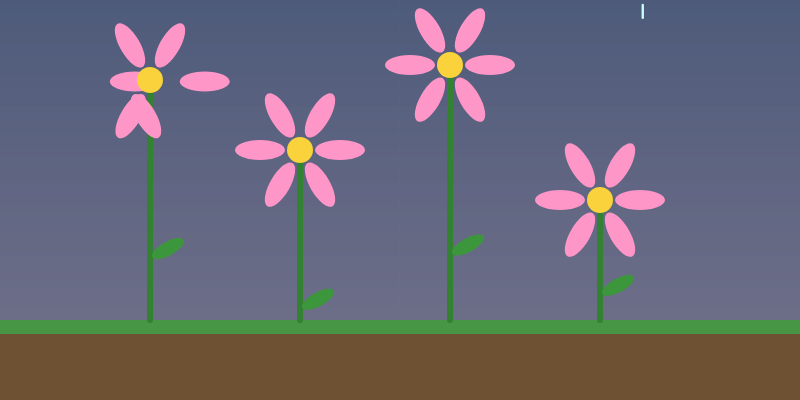
Frame 1 (no input)
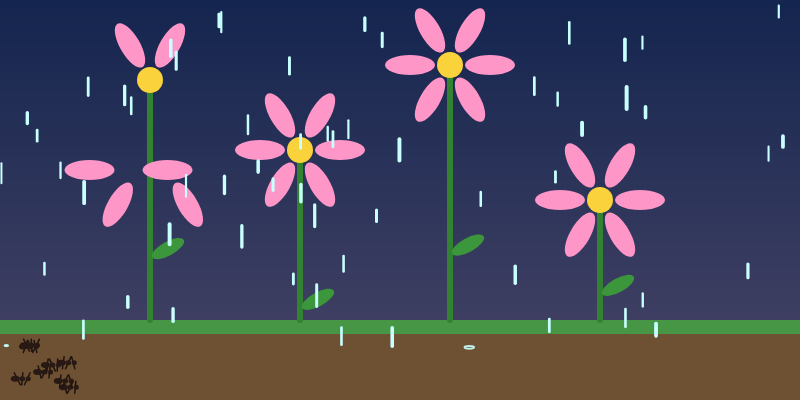
Frame 60 (no input)
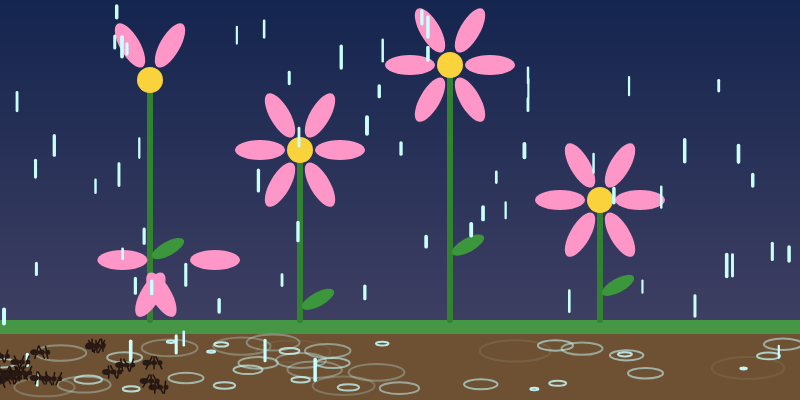
Frame 120 (the mouse pressed at the canvas centre since frame 60)

The p5.js sketch that drew these frames (run headless with seeded random() and noise() and a simulated clock; from frame 60 on, the mouse is pressed at the canvas centre):

// p5.js sketch
// ── sketch.js

let nightTop, nightBottom;
let dayTop, dayBottom;

// let  bottom = 380;
// let bottom = bottom - 25;

let bottom;
// let bottom;

let prevMin = -1;
let ants = [];

let prevSec = -1;
let raindrops = [];
let ripples = [];

let flows = [];
let petals = [];

let numPetals = 6;
// let petalSize = 60;
// let origX;
// let origY;
// let fell;

function setup() {
    createCanvas(800, 400);

    nightTop = color(10, 15, 45);
    nightBottom = color(45, 30, 70);

    dayTop = color(70, 140, 240);
    dayBottom = color(200, 255, 255);

    bottom = height - 80;
    // bottom = bottom;

    flower(150, 80);
    flower(300, 150);
    flower(450, 65);
    flower(600, 200);
    // noLoop();
}

function draw() {
    sky();
    ground();

    for(let f of flows){
        stem(f);
    }

    updatePet();

    for(let p of petals){
        makePet(p);
    }

    for(let f of flows){
        pistil(f);
    }

    createRain();
    rainfall();
    createRip();

    createAnts();
    moveAnts();
    // spawnAnt();

    // x = width / 2;
    // y = height / 2;
    // flower(x, y, numPetals, petalSize);
}

function sky(){
    // background(0, 0, 50);
    // let time = hour() + minute() / 60;
    // let day = 1 - abs(t - 12) / 12;
    // want to use lerp to draw horizontal sky gradient
    let h = hour();
    let dayFraction = map(h, 0, 23, 0, 1);
    
    let currentTop = lerpColor(nightTop, dayTop, dayFraction);
    let currentBottom = lerpColor(nightBottom, dayBottom, dayFraction);

    for(let y = 0; y < height; y++){
        let amt = map(y, 0, height, 0, 1);
        let c = lerpColor(currentTop, currentBottom, amt);
        stroke(c);
        line(0, y, width, y);   
    }
}

function createRain(){
    let currentSec = millis();
    if(currentSec != prevSec){
        raindrops.push({
            xPos: random(width), yPos: 0,
            speed: random(4, 7),
            size: random(10, 22), weight: random(2, 4),
            endFall: random(bottom + 20, height - 10)
        });
        prevSec = currentSec;
    }
}

function rainfall(){
    stroke(200, 255, 255);
    for(let i = raindrops.length - 1; i >= 0; i--){
        let r = raindrops[i];
        r.yPos += r.speed;

        if(r.yPos + r.size >= r.endFall){
            ripples.push({
                xPos: r.xPos, yPos: r.endFall,
                size: 2, alpha: 255
            });
            raindrops.splice(i, 1);
            continue;
        }

        strokeWeight(r.weight);
        // strokeWeight(6);
        line(r.xPos, r.yPos, r.xPos, r.yPos + r.size);
    }
}

function createRip(){
    noFill();
    strokeWeight(2);
    for(let i = ripples.length - 1; i >= 0; i--){
        let rip = ripples[i];
        rip.size += 1.5;
        rip.alpha -= 5;

        if(rip.alpha <= 0){
            ripples.splice(i, 1);
            continue;
        }

        stroke(200, 255, 255, rip.alpha);
        ellipse(rip.xPos, rip.yPos, rip.size, rip.size * 0.3);
    }
}

// function createAnts(){
//     let currentMin = minute();
//     if(currentMin != prevMin){
//         let antGroup = floor(currentMin / 5);
//         let noGroup = currentMin % 5;

//         for(let i = 0; i < antGroup; i++){
//             ants.push({
//                 xPos: random(-300, -60), yPos: random(bottom + 25, height - 12),
//                 speed: random(0.4, 0.8), step: random(TWO_PI),
//                 holder: true
//             });
//         }

//         for(let i = 0; i < noGroup; i++){
//             ants.push({
//                 xPos: random(-300, 0), yPos: random(bottom + 25, height - 12),
//                 speed: random(0.5, 1.5), step: random(TWO_PI),
//                 holder: false
//             });
//         }
//         prevMin = currentMin;
//     }
// }

function createAnts(){
    let currentMin = minute();
    if(currentMin != prevMin){
        for(let i = 0; i < currentMin; i++){
            ants.push({
                xPos: -random(0, 300), yPos: random(bottom + 25, height - 12),
                speed: random(0.5, 1.5), step: random(TWO_PI)
            })
        }
        prevMin = currentMin;
    }
}

// function moveAnts(){
//     for(let i = ants.length - 1; i >= 0; i--){
//         ants[i].xPos += ants[i].speed;
//         ants[i].step += 0.2;

//         if(ants[i].xPos > width + 60){
//             ants.splice(i, 1);
//         }
//     }
// }

function moveAnts(){
    for(let i = ants.length - 1; i >= 0; i--){
        let a = ants[i];
        a.xPos += a.speed;
        a.step += a.speed * 0.6;

        if(a.xPos > width + 20){
            ants.splice(i, 1);
        } else{
            spawnAnt(a);
        }
    }
}

// function spawnAnt(a){
//     for(let a of ants){
//         push();
//         translate(a.xPos, a.yPos);

//         if(a.holder){
//             holderGroup(a.step);
//         } else{
//             singleAnt(a.step);
//         }
//         pop();
//     }
// }

function spawnAnt(a){
    push();
    translate(a.xPos, a.yPos);

    stroke(30, 20, 15);
    strokeWeight(1.5);
    for(let i = 0; i < 3; i++){
        let legX = (i - 1) * 5;
        let wiggle = sin(a.step + i * 8) * 3;
        line(legX, 0, legX + wiggle, 6);
        line(legX, 0, legX - wiggle, -6);
    }

    noStroke();
    fill(40, 25, 20);
    ellipse(-7, 0, 9, 6) //abdomen
    ellipse(0, 0, 6, 5); //thorax
    ellipse(6, 0, 5, 5); //head
    pop();
}

function holderGroup(step){
    for(let i = 0; i < 5; i++){
        push();
        translate((i - 2) * 12, 0);
        singleAnt(step + i);
        pop();
    }
}

function singleAnt(step){
    stroke(30, 20, 15);
    strokeWeight(1.5);
    for(let i = 0; i < 3; i++){
        let legX = (i - 1) * 5;
        let wiggle = sin(step + i * 8) * 3;
        line(legX, 0, legX + wiggle, 6);
        line(legX, 0, legX - wiggle, -6);
    }

    noStroke();
    fill(40, 25, 20);
    ellipse(-7, 0, 9, 6); //abdomen
    ellipse(0, 0, 6, 5); //thorax
    ellipse(6, 0, 5, 5);
}

function ground(){
    noStroke();
    fill(110, 80, 50);
    rect(0, bottom, width, height - bottom);
    fill(70, 150, 70);
    rect(0, bottom, width, 14);
}

function flower(xPos, yPos){
    flows.push({ flowX: xPos, flowY: yPos, leafPos: random(100) });

    for(let i = 0; i < numPetals; i++){
        let angle = (TWO_PI / 6) * i;
        let petX = xPos + cos(angle) * 40;
        let petY = yPos + sin(angle) * 40;
        petals.push({
            origX: petX, origY: petY,
            petX: petX, petY: petY,
            angle: angle,
            swooshWidth: 25, swooshSpeed: 0.03,
            offset: cos(petX),
            fell: false
        });
    }
}

function stem(f){
    stroke(50, 130, 50);
    strokeWeight(6);
    line(f.flowX, f.flowY, f.flowX, bottom);
    // rect(100, 100, 100);

    noStroke();
    fill(60, 150, 60);
    push();
    translate(f.flowX + 18,  bottom - f.leafPos);
    rotate(-0.5);
    ellipse(0, 0, 36, 14);
    pop();
}

function pistil(f){
    noStroke();
    fill(250, 210, 60);
    ellipse(f.flowX, f.flowY, 26, 26);
}

function updatePet(){
    let hPass = hour();
    for(let i = 0; i < petals.length; i++){
        let p = petals[i];
        p.fell = i < hPass;

        if(p.fell && p.petY < bottom){
            p.petY += 1.5;
            p.petX = p.origX + sin(p.petY * p.swooshSpeed + p.offset) * p.swooshWidth;
        } else if(!p.fell){
            p.petX = p.origX;
            p.petY = p.origY;
        }
    }
}

function makePet(p){
    push();
    translate(p.petX, p.petY);
    rotate(p.angle);
    noStroke();
    // fill(255, 105, 180);
    // fill(p.fell ? colorFactor(200, 105, 200) : colorFactor(255, 150, 200));
    if(p.petY >= bottom - 10){
        fill(120, 100, 130, 180);
    } else{
        fill(255, 150, 200);
    }
    ellipse(0, 0, 50, 20);
    pop();
}
